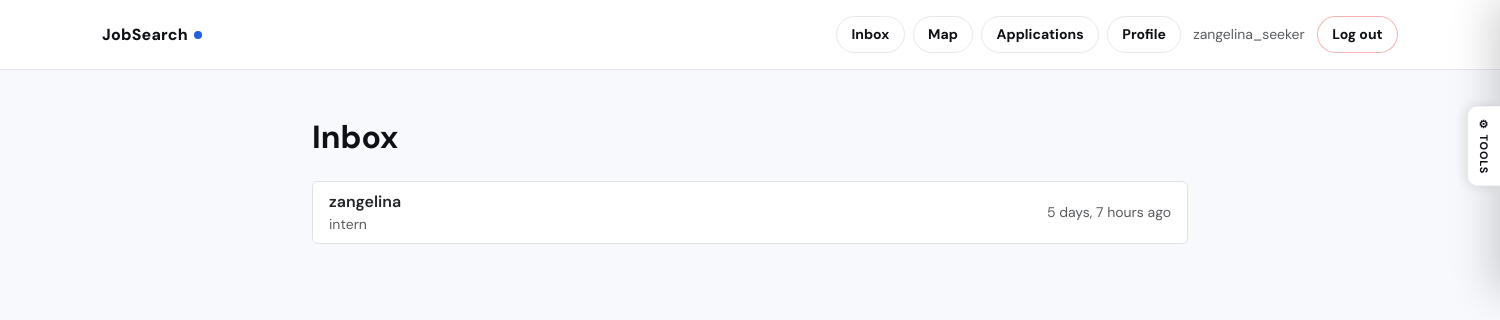
Before: /inbox/ (signed in) with the older database file.
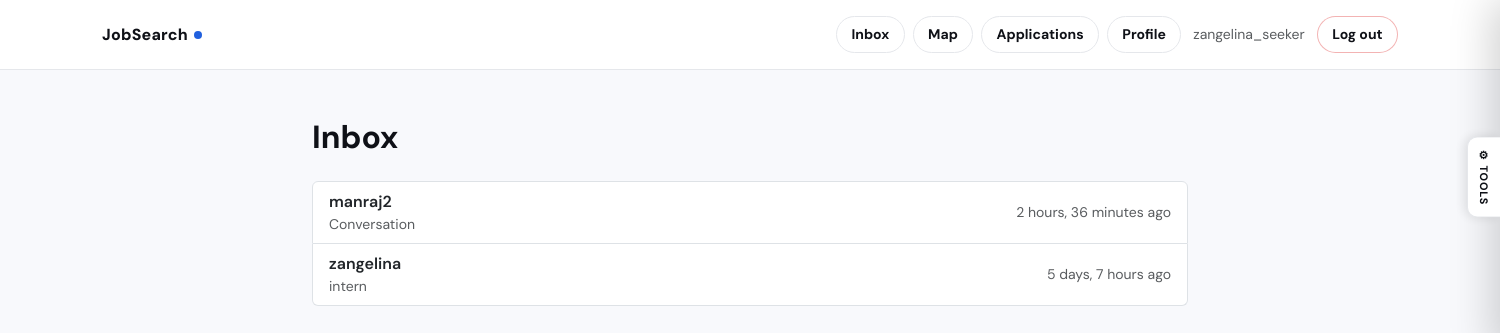
After: the same page with the newer database file.
### jobs/models.py (models this page shows, shortened)
class Conversation(models.Model):
    recruiter = models.ForeignKey(
        settings.AUTH_USER_MODEL, on_delete=models.CASCADE, related_name="convos_as_recruiter"
    )
    job_seeker = models.ForeignKey(
        settings.AUTH_USER_MODEL, on_delete=models.CASCADE, related_name="convos_as_seeker"
    )
    application = models.ForeignKey(
        "Application", null=True, blank=True, on_delete=models.SET_NULL, related_name="conversations"
    )
    created_at = models.DateTimeField(auto_now_add=True)
    updated_at = models.DateTimeField(auto_now=True)
    class Meta:
        unique_together = ("recruiter", "job_seeker", "application")

class CustomUser(AbstractUser):
    class Role(models.TextChoices):
        JOB_SEEKER = "job_seeker", "Job Seeker"
        RECRUITER = "recruiter", "Recruiter"
        ADMIN = "admin", "Admin"
    role = models.CharField(
        max_length=20,
        choices=Role.choices,
        default=Role.JOB_SEEKER,
    )
    def is_job_seeker(self):
        return self.role == self.Role.JOB_SEEKER
    def is_recruiter(self):
        return self.role == self.Role.RECRUITER

class Application(models.Model):
    class Status(models.TextChoices):
        APPLIED = "applied", "Applied"
        REVIEW = "review", "In Review"
        INTERVIEW = "interview", "Interview"
        OFFER = "offer", "Offer"
        CLOSED = "closed", "Closed"
    job = models.ForeignKey(
        JobPosting, on_delete=models.CASCADE, related_name="applications"
    )
    applicant = models.ForeignKey(
        settings.AUTH_USER_MODEL, on_delete=models.CASCADE, related_name="applications"
    )
    note = models.TextField(blank=True)
    status = models.CharField(
        max_length=20, choices=Status.choices, default=Status.APPLIED
    )
    created_at = models.DateTimeField(auto_now_add=True)
    class Meta:
        constraints = [
            models.UniqueConstraint(
                fields=["job", "applicant"], name="unique_application_per_job"
            )
        ]

class JobPosting(models.Model):
    class JobType(models.TextChoices):
        REMOTE = "remote", "Remote"
        ONSITE = "onsite", "On-site"
        HYBRID = "hybrid", "Hybrid"
    class ExperienceLevel(models.TextChoices):
        ENTRY = "entry", "Entry Level"
        MID = "mid", "Mid Level"
        SENIOR = "senior", "Senior Level"
        INTERN = "intern", "Internship"
    recruiter = models.ForeignKey(
        CustomUser, on_delete=models.CASCADE, related_name="job_postings"
    )
    title = models.CharField(max_length=200)
    company = models.CharField(max_length=200)
    description = models.TextField()
    skills = models.TextField(blank=True, help_text="Comma-separated skills")
    location = models.CharField(max_length=200, blank=True)
    latitude = models.FloatField(null=True, blank=True)
    longitude = models.FloatField(null=True, blank=True)
    job_type = models.CharField(
        max_length=20, choices=JobType.choices, default=JobType.ONSITE
    )
    experience_level = models.CharField(
        max_length=20, choices=ExperienceLevel.choices, default=ExperienceLevel.ENTRY
    )
    salary_min = models.PositiveIntegerField(null=True, blank=True)
    salary_max = models.PositiveIntegerField(null=True, blank=True)
    visa_sponsorship = models.BooleanField(default=False)
    is_active = models.BooleanField(default=True)
    created_at = models.DateTimeField(auto_now_add=True)
    updated_at = models.DateTimeField(auto_now=True)
    class Meta:
        ordering = ["-created_at"]

### jobs/views.py (the view)
# urls.py: path("inbox/", views.inbox, name="inbox"),
@login_required
def inbox(request):
    user = request.user
    if user.is_recruiter():
        convos = Conversation.objects.filter(recruiter=user).order_by("-updated_at")
    elif user.is_job_seeker():
        convos = Conversation.objects.filter(job_seeker=user).order_by("-updated_at")
    else:
        convos = Conversation.objects.none()
    return render(request, "jobs/inbox.html", {"convos": convos})

### jobs/templates/jobs/inbox.html (shortened to what this page needs)
{% extends "jobs/base.html" %}
{% block content %}
<div class="container py-5" style="max-width: 900px;">
  <h2 class="fw-bold mb-4">Inbox</h2>
  {% if convos %}
    <div class="list-group">
      {% for c in convos %}
        <a class="list-group-item list-group-item-action d-flex justify-content-between align-items-center"
           href="{% url 'conversation_detail' c.id %}">
          <div>
            <div class="fw-semibold">
              {% if user == c.recruiter %}
                {{ c.job_seeker.username }}
              {% else %}
                {{ c.recruiter.username }}
              {% endif %}
            </div>
            <div class="text-muted small">
              {% if c.application %}
                {{ c.application.job.title }}
              {% else %}
                Conversation
              {% endif %}
            </div>
          </div>
          <span class="text-muted small">{{ c.updated_at|timesince }} ago</span>
        </a>
      {% endfor %}
    </div>
  {% else %}
    <p class="text-muted">No conversations yet.</p>
  {% endif %}
</div>
{% endblock %}

Changed rows visible on the page:
added Conversation: recruiter.username "manraj2", shows "Conversation", updated_at "2 hours, 36 minutes"
